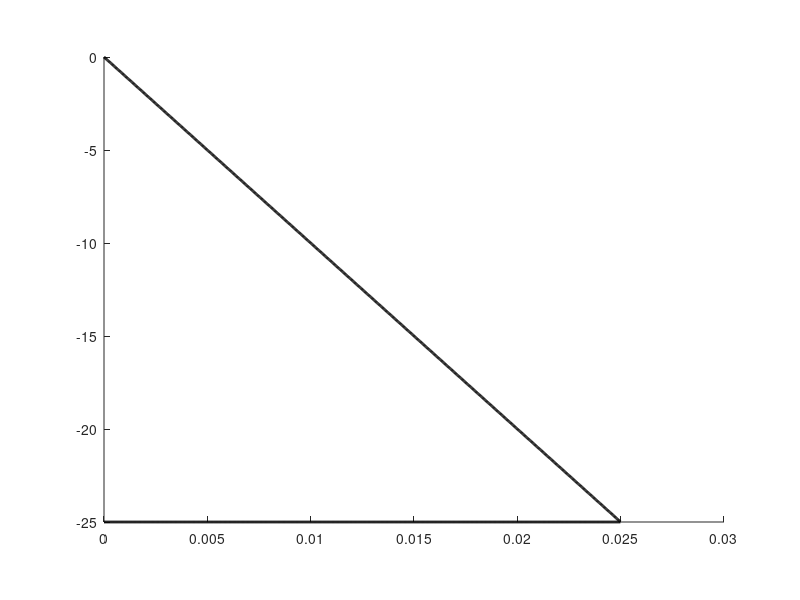

Write MATLAB code to recreate this figure. (Note: this script raises an error after producing the figure.)
J = 0.01;
pmin = -25;

Mmax = -0.1*J*pmin;

% m = linspace(1,10);
% b = linspace(1,10);
% [M,B] = meshgrid(m,b);
% P = B/M;
% contour(M,B,P,'ShowText','on')

m = linspace(0,0.03, 1000);
p = linspace(0,-30, 1000);
[M,P] = meshgrid(m,p);
B = -8*P.*M*0.05;
p1 = -10*m/J;
B(P > p1) = nan;
B(P < pmin) = nan;

figure;
pbaspect([8,6,1])
set(gcf,'color','w');
set(gca, 'FontName', 'Helvetica');
p2 = pmin*ones([1, length(m)]);
p2(p2 > p1) = nan;
p1(p1 < pmin) = nan;

hold on;
plot(m, p2, 'LineWidth', 2, 'Color', 'black');
plot(m, p1, 'LineWidth', 2, 'Color', 'black');
xline(Mmax, '--', 'Alpha', 0.5)

colormap("summer")
[M, c] = contourf(M,P,B,horzcat(0.01, 0:0.025:1),'ShowText',true);
c.LineWidth = 2;
c.FaceAlpha = 0.5;
clabel(M,c, 'FontSize', 12)

text(0.015,pmin-1,"$p_\mathrm{min} = " + pmin + "$", 'Interpreter','latex', 'FontSize', 16, 'HorizontalAlignment','center')
text(0.02,pmin/2,"$p_\mathrm{max} = -10 \cdot \frac{M_\mathrm{e}}{J}$", 'Interpreter','latex', 'FontSize', 16, 'HorizontalAlignment','center', 'VerticalAlignment','top')


xlabel('$M_\mathrm{e}~\mathrm{[kg \cdot m^2]}$', 'Interpreter', 'latex', 'FontSize', 16)
ylabel('$p~\mathrm{[rad \cdot s^{-1}]}$', 'Interpreter', 'latex', 'FontSize', 16)

set(gca, 'Box', 'off', 'TickDir', 'out', 'TickLength', [.02 .02], ...
    'XMinorTick', 'on', 'YMinorTick', 'on', 'YGrid', 'on', ...
    'XColor', [.3 .3 .3], 'YColor', [.3 .3 .3], ...
    'LineWidth', 1)

set(gcf,'PaperPositionMode','auto')
export_fig("images/observer_controller_param_limits.png", "-png", "-m4", "-r300")

